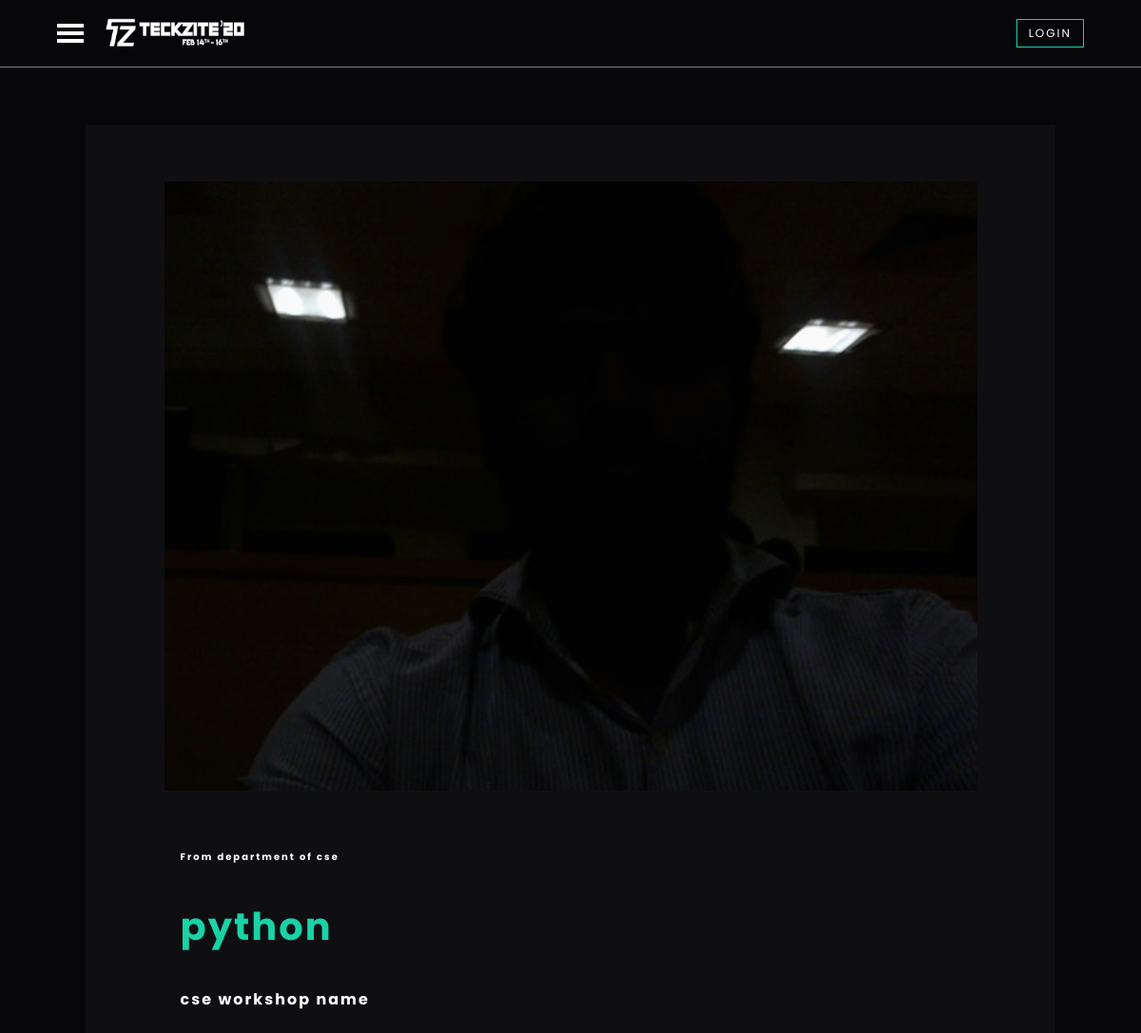
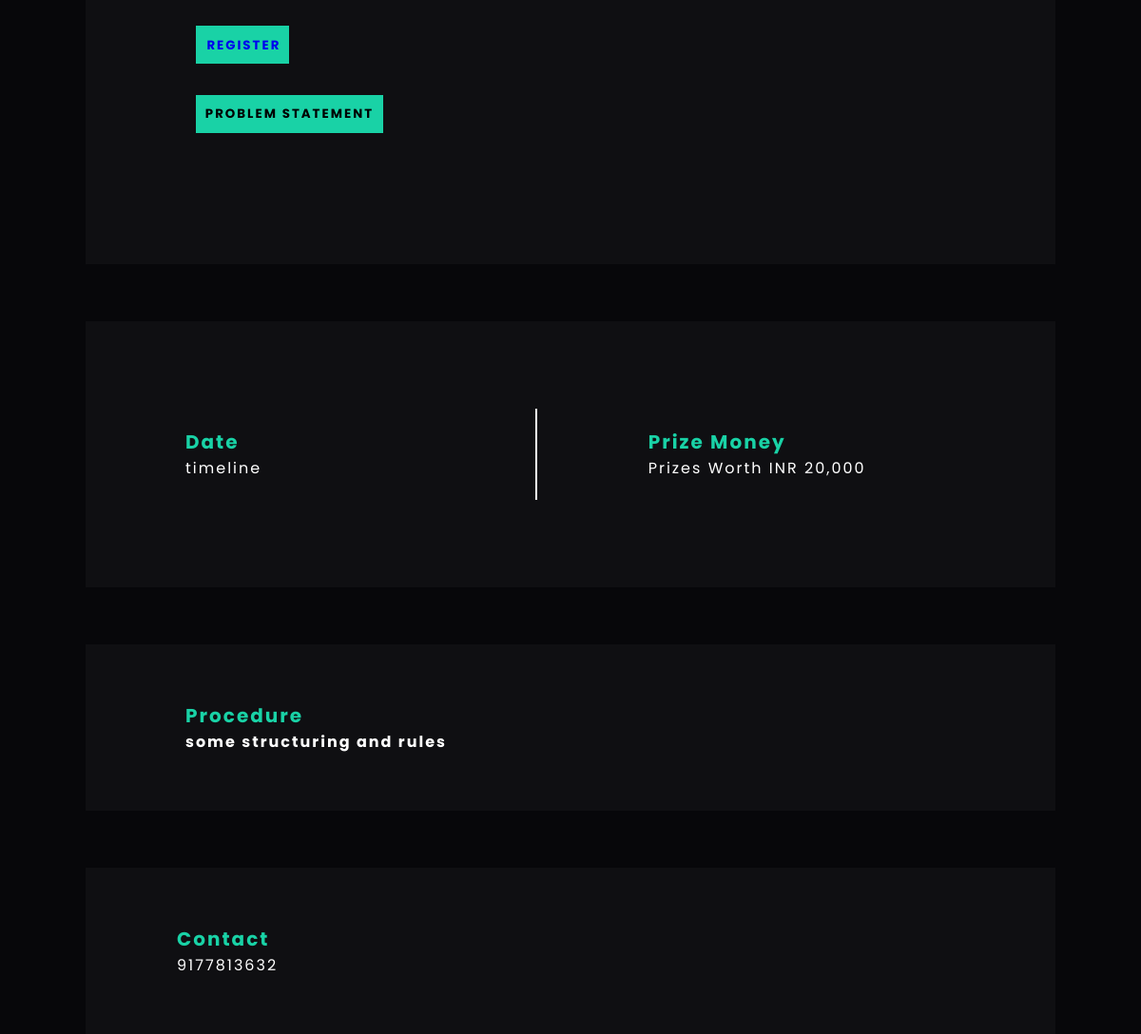
Screenshot of /workshop_info.php?id=python with the database file from the repository (2 pictures, top to bottom).
### tables this page shows
CREATE TABLE `workshops` (
  `sno` int(11) NOT NULL,
  `workshopName` varchar(255) NOT NULL,
  `workshopDept` varchar(255) DEFAULT NULL,
  `about` text DEFAULT NULL,
  `workshopImg` varchar(255) DEFAULT NULL,
  `structure` text DEFAULT NULL,
  `isRegistrationsOpened` int(11) DEFAULT 0,
  `contact` varchar(255) DEFAULT NULL
);

### workshop_info.php (the view, shortened to what this page needs)
<?php
    include "repeats/header.php";
    include "includes/connect.php";
    $workshop = $_GET['id'];
?>
<?php
$response = mysqli_query($connection,"SELECT * FROM workshops WHERE workshopName='$workshop'");
if(mysqli_num_rows($response)>0){
    $row = mysqli_fetch_assoc($response);
    $fetchedEvent = $row['workshopName'];
    $fetchedAbout = $row['about'];
    $fetchedstructure = $row['structure'];
    $fetchedcontact = $row['contact'];
    $fetchedimg = $row['workshopImg'];
    $department = $row['workshopDept'];
    echo "<main id='emain'>
                <section id='eone'>
                    <div id='o1'>
                        <img src='images/$fetchedimg' alt='event_image'>
                    </div>
                    <div id='o2'>
                        <span style='color:#ffffff;font-size:10px;'>From department of $department</span>
                        <h1>$fetchedEvent</h1>
                        <p>$fetchedAbout</p>
                        <div id='o2buttons'>
                            <button id='register'><a href='workshopRegistration.php?id=$fetchedEvent'>REGISTER</a></button>
                            <button id='prblemstmt'>PROBLEM STATEMENT</button>
                        </div>
                    </div>
                </section>
                <section id='etwo'>
                    <div id='t1'>
                        <h1>Date</h1>
                        <span>timeline</span>
                    </div>
                    <div id='t2'></div>
                    <div id='t3'>
                        <h1>Prize Money</h1>
                        <span>Prizes Worth INR 20,000</span>
                    </div>
                </section>
                <section id='efour'>
                    <h1>Procedure</h1>
                    <p>$fetchedstructure</p>
                </section>
                <section id='efive'>
                    <h1>Contact</h1>
                    <p>$fetchedcontact</p>
                </section>
            </main>";
}
?>

### css/styles.css (style rules this page uses)
* { padding: 0; margin: 0; font-family: "Poppins", sans-serif; letter-spacing: 2px; }
body { background: rgb(7, 7, 10); color: white; display: flex; flex-direction: column; justify-content: center; align-items: center; }
#emain { height: 220vh; display: flex; flex-direction: column; justify-content: space-evenly; align-items: center; }
#emain section { width: 75%; background: rgb(15, 15, 18); }
#eone { margin: 2% 0 0 0; height: 60vh; display: flex; flex-direction: row; justify-content: space-evenly; align-items: center; }
#o1 { height: 80%; width: 45%; display: flex; flex-direction: column; justify-content: center; }
#o1 img { width: 100%; }
#o2 { height: 80%; width: 45%; color: white; font-weight: bold; display: flex; flex-direction: column; }
#o2 h1 { height: 30%; font-size: 40px; }
#o2 p { height: 40%; }
#o2buttons { height: 45%; display: flex; flex-direction: column; justify-content: space-evenly; }
#o2buttons button { width: max-content; padding: 10px; background: rgb(25, 210, 166); color: black; cursor: pointer; font-weight: bold; border: none; }
h1 { font-size: 20px; color: rgb(25, 210, 166); }
#etwo { height: 20vh; display: flex; flex-direction: row; justify-content: center; align-items: center; }
#t1, #t3 { width: 49%; display: flex; flex-direction: column; justify-content: center; margin: 0 0 0 12%; }
#t2 { height: 60%; border-left: 2px solid white; }
#ethree *, #efour * { width: 90%; font-weight: bold; }
#efour { height: 50vh; display: flex; flex-direction: column; justify-content: space-evenly; align-items: center; }
#efive { height: 15vh; display: flex; flex-direction: column; justify-content: center; }
#efive * { margin: 0 0 0 4%; }
@media screen and (max-width: 1200px) { #emain { height: max-content; width: 100vw; } }
@media screen and (max-width: 1200px) { #emain div { width: 95%; } }
@media screen and (max-width: 1200px) { #eone, #etwo, #ethree, #efour, #efive { margin: 5% 0 0 0; } }
@media screen and (max-width: 1200px) { #eone { padding: 5%; height: max-content; flex-direction: column; justify-content: center; } }
@media screen and (max-width: 1200px) { #o1 { height: max-content; } }
@media screen and (max-width: 1200px) { #o2 { padding: 5%; height: max-content; } }
@media screen and (max-width: 1200px) { #o2 * { padding: 2%; } }
@media screen and (max-width: 1200px) { #o2 button { margin: 2%; } }
@media screen and (max-width: 1200px) { #etwo { padding: 5%; } }
@media screen and (max-width: 1200px) { #etwo div { margin: unset; } }
@media screen and (max-width: 1200px) { #etwo #t1, #t3 { margin-left: 5%; } }
@media screen and (max-width: 1200px) { #etwo #t2 { width: 30%; } }
@media screen and (max-width: 1200px) { #efour { height: max-content; padding: 5%; } }
@media screen and (max-width: 1200px) { #efive { height: max-content; padding: 5%; } }

### css/nav.css (style rules this page uses)
a { text-decoration: none; }

### rows the page displays
workshops: workshopImg (picture), workshopDept "cse", workshopName "python", about "cse workshop name", structure "some structuring and rules", contact "9177813632"
